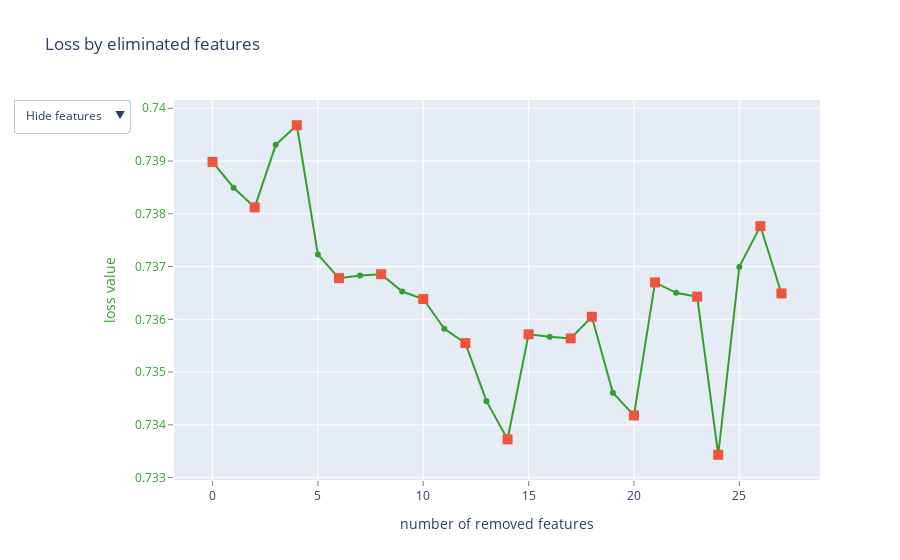

This figure's notebook cell:
### Code cell
def select_features(algorithm: EFeaturesSelectionAlgorithm, steps: int = 1):
    print('Algorithm:', algorithm)
    model = CatBoostRanker(iterations=1000, custom_metric='PrecisionAt:top=5', random_seed=42)
    summary = model.select_features(
        train_pool,
        eval_set=train_pool,
        features_for_select=list(range(X.shape[1])),
        num_features_to_select=40,
        steps=steps,
        algorithm=algorithm,
        shap_calc_type=EShapCalcType.Exact,
        train_final_model=True,
        logging_level='Silent',
        plot=True
    )
    print('Eliminated features:', summary['eliminated_features_names'])
    return summary

feature_set = select_features(algorithm=EFeaturesSelectionAlgorithm.RecursiveByShapValues, steps=16)

### Figure 1 — Plotly figure (JSON) as saved in the notebook; plotly's stock layout.template omitted (floating-point values rounded to 4 significant figures)
{"data": [{"line": {"color": "rgb(51,160,44)"}, "mode": "lines+markers", "name": "", "text": ["", "factor", "item_freq_per_basket", "n_unique_stores_with_item", "item_freq", "n_stores_with_item", "price", "item_quantity_per_week", "total_quantity_value", "item_quantity_per_basket", "0_y", "avg_num_purchases_week", "total_item_sales_value", "4_y", "manufacturer", "commodity_desc", "manufacturer_freq", "commodity_desc_freq", "brand", "commodity_category", "2_y", "sub_commodity_desc", "curr_size_of_product_freq", "item_id", "sub_commodity_desc_freq", "curr_size_of_product", "mean_sales_value_category", "1_y"], "type": "scatter", "x": [0, 1, 2, 3, 4, 5, 6, 7, 8, 9, 10, 11, 12, 13, 14, 15, 16, 17, 18, 19, 20, 21, 22, 23, 24, 25, 26, 27], "y": [0.739, 0.7385, 0.7381, 0.7393, 0.7397, 0.7372, 0.7368, 0.7368, 0.7369, 0.7365, 0.7364, 0.7358, 0.7355, 0.7344, 0.7337, 0.7357, 0.7357, 0.7356, 0.736, 0.7346, 0.7342, 0.7367, 0.7365, 0.7364, 0.7334, 0.737, 0.7378, 0.7365]}, {"marker": {"size": 10, "symbol": "square"}, "mode": "markers", "name": "", "text": ["", "item_freq_per_basket", "item_freq", "price", "total_quantity_value", "0_y", "total_item_sales_value", "manufacturer", "commodity_desc", "commodity_desc_freq", "brand", "2_y", "sub_commodity_desc", "item_id", "sub_commodity_desc_freq", "mean_sales_value_category", "1_y"], "type": "scatter", "x": [0, 2, 4, 6, 8, 10, 12, 14, 15, 17, 18, 20, 21, 23, 24, 26, 27], "y": [0.739, 0.7381, 0.7397, 0.7368, 0.7369, 0.7364, 0.7355, 0.7337, 0.7357, 0.7356, 0.736, 0.7342, 0.7367, 0.7364, 0.7334, 0.7378, 0.7365]}, {"mode": "text", "name": "", "text": ["", "31", "41", "55", "34", "54", "52", "37", "33", "39", "26", "51", "32", "30", "2", "5", "8", "10", "4", "13", "28", "6", "12", "1", "11", "7", "49", "27"], "textfont": {"color": "rgb(51,160,44)", "family": "sans serif", "size": 18}, "textposition": "bottom center", "type": "scatter", "visible": false, "x": [0, 1, 2, 3, 4, 5, 6, 7, 8, 9, 10, 11, 12, 13, 14, 15, 16, 17, 18, 19, 20, 21, 22, 23, 24, 25, 26, 27], "y": [0.739, 0.7385, 0.7381, 0.7393, 0.7397, 0.7372, 0.7368, 0.7368, 0.7369, 0.7365, 0.7364, 0.7358, 0.7355, 0.7344, 0.7337, 0.7357, 0.7357, 0.7356, 0.736, 0.7346, 0.7342, 0.7367, 0.7365, 0.7364, 0.7334, 0.737, 0.7378, 0.7365]}, {"mode": "text", "name": "", "text": ["", "factor", "item_freq_per_basket", "n_unique_stores_with_item", "item_freq", "n_stores_with_item", "price", "item_quantity_per_week", "total_quantity_value", "item_quantity_per_basket", "0_y", "avg_num_purchases_week", "total_item_sales_value", "4_y", "manufacturer", "commodity_desc", "manufacturer_freq", "commodity_desc_freq", "brand", "commodity_category", "2_y", "sub_commodity_desc", "curr_size_of_product_freq", "item_id", "sub_commodity_desc_freq", "curr_size_of_product", "mean_sales_value_category", "1_y"], "textfont": {"color": "rgb(51,160,44)", "family": "sans serif", "size": 18}, "textposition": "bottom center", "type": "scatter", "visible": false, "x": [0, 1, 2, 3, 4, 5, 6, 7, 8, 9, 10, 11, 12, 13, 14, 15, 16, 17, 18, 19, 20, 21, 22, 23, 24, 25, 26, 27], "y": [0.739, 0.7385, 0.7381, 0.7393, 0.7397, 0.7372, 0.7368, 0.7368, 0.7369, 0.7365, 0.7364, 0.7358, 0.7355, 0.7344, 0.7337, 0.7357, 0.7357, 0.7356, 0.736, 0.7346, 0.7342, 0.7367, 0.7365, 0.7364, 0.7334, 0.737, 0.7378, 0.7365]}], "layout": {"showlegend": false, "title": {"text": "Loss by eliminated features"}, "updatemenus": [{"active": 0, "buttons": [{"args": [{"visible": [true, true, false, false]}], "label": "Hide features", "method": "update"}, {"args": [{"visible": [true, true, true, false]}], "label": "Show indices", "method": "update"}, {"args": [{"visible": [true, true, false, true]}], "label": "Show names", "method": "update"}], "pad": {"r": 10, "t": 10}, "showactive": true, "x": -0.25, "xanchor": "left", "y": 1.03, "yanchor": "top"}], "xaxis": {"gridcolor": "rgb(255,255,255)", "showgrid": true, "showline": false, "showticklabels": true, "tickcolor": "rgb(127,127,127)", "ticks": "outside", "title": {"text": "number of removed features"}, "zeroline": false}, "yaxis": {"gridcolor": "rgb(255,255,255)", "showgrid": true, "showline": false, "showticklabels": true, "tickcolor": "rgb(127,127,127)", "tickfont": {"color": "rgb(51,160,44)"}, "ticks": "outside", "title": {"font": {"color": "rgb(51,160,44)"}, "text": "loss value"}, "zeroline": false}}}
